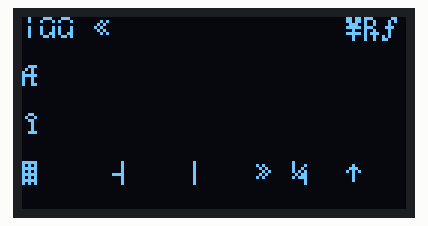
Recording of a sketch running on a simulated Arduino Uno, built with avr-gcc and run on an emulated ATmega328P. Parts: 128×64 one-colour display. Random numbers use the default seed unless the sketch sets one.

Above: at 0.1 s.
At 4.2 s:
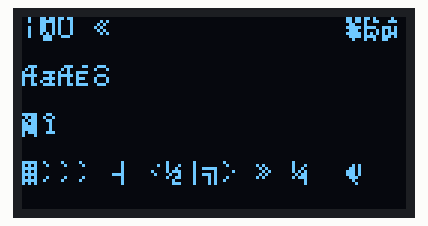
At 9.4 s:
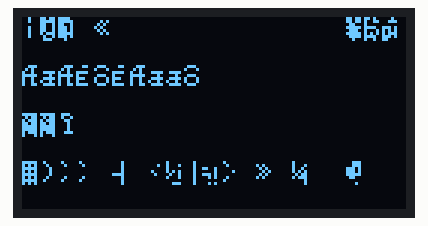
At 18.6 s:
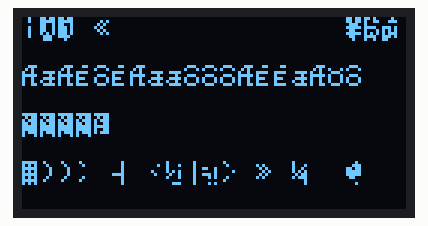
At 27.9 s:
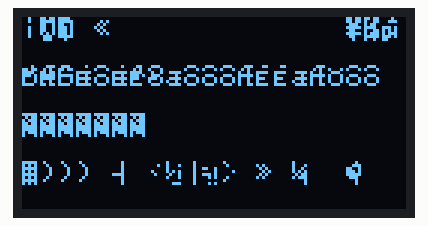
At 38.2 s:
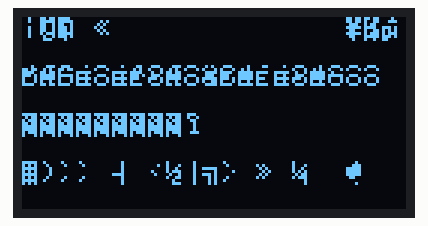

Measured:
- what the display in image 1 shows lasts 1.0 s, from 4.2 s to 5.2 s

The sketch:

OledSymbolTest.ino
```cpp
#include <SPI.h>
#include <Wire.h>
#include <Adafruit_GFX.h>
#include <Adafruit_SSD1306.h>

// software SPI:
#define OLED_MOSI  12
#define OLED_CLK   13
#define OLED_DC    10
#define OLED_CS    9
#define OLED_RESET 11

char battery[5][4] = {
"\x9D\x9E\x9F",
"\x9D\x9E\xA3",
"\x9D\xA1\xA3",
"\x9D\xA2\xA3",
"\xA0\xA2\xA3"
};
char signal[7][3] = {
"\x96\x96",
"\x97\x96",
"\x98\x96",
"\x99\x96",
"\x99\x9A",
"\x99\x9B",
"\x99\x9C",
};
char zvuk[4][4] = {
"   ",
")  ",
")) ",
")))"
};
char zvonok[3][6] = {
"  \xB3  ",
" \xAB\xB3\xBB ",
"<\xAB\xB3\xBB>"
};
unsigned char horizontal[4] =
{ 0x8C, 0x8D, 0x8E, 0x8F };
unsigned char vertical[6] =
{ 0x90, 0x91, 0x92, 0x93, 0x94, 0x95 };
unsigned char strelki[8] =
{ 0x18, 0xBD, 0x1A, 0xBF, 0x19, 0xBE, 0x1B, 0xBC };

unsigned char i1,i2,c3;

Adafruit_SSD1306 display(OLED_MOSI, OLED_CLK, OLED_DC, OLED_RESET, OLED_CS);

void setup(){
  display.begin(SSD1306_SWITCHCAPVCC);
  display.cp437(true);
}

void loop() {
  unsigned char i,
    x1=6, y1=0,
    x2=108, y2=0,
    x3=0, y3=16,
    x4=0, y4=32,
    x5=6, y5=48,
    x6=42, y6=48,
    x7=108, y7=48;

  display.clearDisplay();
  display.setTextColor(WHITE);
  display.setTextSize(1);

  display.setCursor(0,0);
  display.println("\xAD   \xAE");

  display.setCursor(0,48);
  display.println("\xB2    \xB4       \xAF \xAC");

  randomSeed(millis());

  for(i=0; i<80; i++) {
    display.setTextColor(BLACK);

    display.setCursor(x1, y1);
    display.print("\x8B\x8B");

    display.setCursor(x2, y2);
    display.print("\x8B\x8B\x8B");

    display.setCursor(x3 + (i%20)*6, y3);
    display.write(0x8B);

    display.setCursor(x5, y5);
    display.print("\x8B\x8B\x8B");

    display.setCursor(x6, y6);
    display.print("\x8B\x8B\x8B\x8B\x8B");

    display.setCursor(x7, y7);
    display.write(0x8B);

    display.setTextColor(WHITE);

    display.setCursor(x1, y1);
    display.print(signal[i%7]);

    display.setCursor(x2, y2);
    display.print(battery[i%5]);

    display.setCursor(x3 + (i%20)*6, y3);
    display.write(vertical[random(5)]);

    display.setCursor(x4 + char(i/4)*6, y4);
    display.write(horizontal[i%4]);

    display.setCursor(x5, y5);
    display.print(zvuk[i%4]);

    display.setCursor(x6, y6);
    display.print(zvonok[i%3]);

    display.setCursor(x7, y7);
    display.write(strelki[i%8]);

    display.display();
    delay(1000);
  }
}
```
